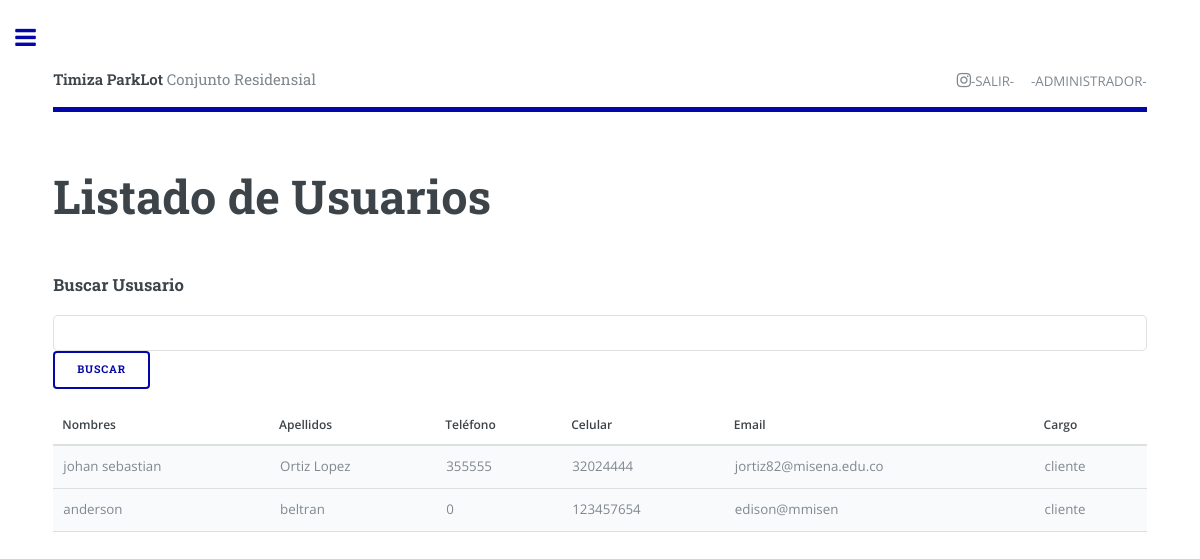
Screenshot of /gestionusuarios/listaruser.php (signed in) with the database file from the repository.
### tables this page shows
CREATE TABLE IF NOT EXISTS `usuarios` (
  `cedula` int(11) NOT NULL,
  `nombres` varchar(45) DEFAULT NULL,
  `apellidos` varchar(45) DEFAULT NULL,
  `telefono` decimal(20,0) DEFAULT NULL,
  `celular` decimal(20,0) DEFAULT NULL,
  `email` varchar(45) DEFAULT NULL,
  `cargo` varchar(45) DEFAULT NULL,
  `contrasena` varchar(45) DEFAULT NULL,
  `contrasenaoper` varchar(45) DEFAULT NULL,
  `contrasenaclient` varchar(45) DEFAULT NULL,
  `fecha_ingreso` varchar(45) DEFAULT NULL,
  `fecha_fin` varchar(45) DEFAULT NULL,
  `observaciones` varchar(45) DEFAULT NULL,
  `tienevehiculo` varchar(4) DEFAULT NULL,
  PRIMARY KEY (`cedula`)
);

### gestionusuarios/listaruser.php (the view, shortened to what this page needs)
<?php
    if (isset($_SESSION['email'])) {?>
<!DOCTYPE HTML>
<html>
	<head>
		<link rel="stylesheet" type="text/css" href="../estilos.css">
		<link rel="stylesheet" href="../assets/css/main.css" />
	</head>
	<body>
			<div id="wrapper">
					<div id="main">
						<div class="inner">
								<header id="header">
									<a href="../Administrador.php" class="logo"><strong>Timiza ParkLot</strong> Conjunto Residensial</a>
									<ul class="icons">
										<li><a href="../cerrar_sesion.php" class="icon fa-instagram"><span class="label"></span>-SALIR-</a></li>
										<li><span class="label"></span>-ADMINISTRADOR-</li>
									</ul>
								</header>
					<section>
						<header class="main">
										<h1>Listado de Usuarios</h1>
						</header>
					<div class="table-responsive">
						<form name="form1" method="post" action="" id="cdr" >
  									<h3>Buscar Ususario  </h3>
      								<p>
        							<input name="cedula"  type="text" id="busqueda">
        							<input type="submit" name="Submit" value="buscar" />
        							</p>
						</form>
   						<table class="table table-dark table-bordered table-striped table-responsive" >
								  <thead>
								    <tr >
								      <th scope="col">Nombres</th>
								      <th scope="col">Apellidos</th>
								       <th scope="col">Teléfono</th>
								       <th scope="col">Celular</th>
								      <th scope="col">Email</th>
								      <th scope="col">Cargo</th>
								     </tr>
								  </thead>
								  <tbody>
								     <?php
								  $link=mysqli_connect('localhost','root','','sionweb2');
								  $sql="SELECT * FROM usuarios WHERE cargo != 'administrador'";
								  $result=mysqli_query($link,$sql);
								  while($mostrar=mysqli_fetch_array($result)){
								  ?>
								<tbody>
									<td><?php echo $mostrar['nombres']; ?></td>
									<td><?php echo $mostrar['apellidos']; ?></td>
									<td><?php echo $mostrar['telefono']; ?></td>
									<td><?php echo $mostrar['celular']; ?></td>
									<td><?php echo $mostrar['email']; ?></td>
									<td><?php echo $mostrar['cargo']; ?></td>
								</tbody>
								<?php
								}
								?>
								  </tbody>
						</table>
					</div>
					</section>
						</div>
					</div>
			</div>
	</body>
</html>
<?php
    }
    else{
        echo'<script>window.location ="../index.php"</script>';
        }
 ?>

### estilos.css (style rules this page uses)
body, html { height: 100%; background-repeat: no-repeat; background-image: linear-gradient( rgb(181, 186, 181),rgb(255, 255, 255)); }

### rows the page displays
usuarios: nombres "johan sebastian", apellidos "Ortiz Lopez", telefono "355555", celular "32024444", email "jortiz82@misena.edu.co", cargo "cliente"
usuarios: nombres "anderson", apellidos "beltran", telefono "0", celular "123457654", email "edison@mmisen", cargo "cliente"
